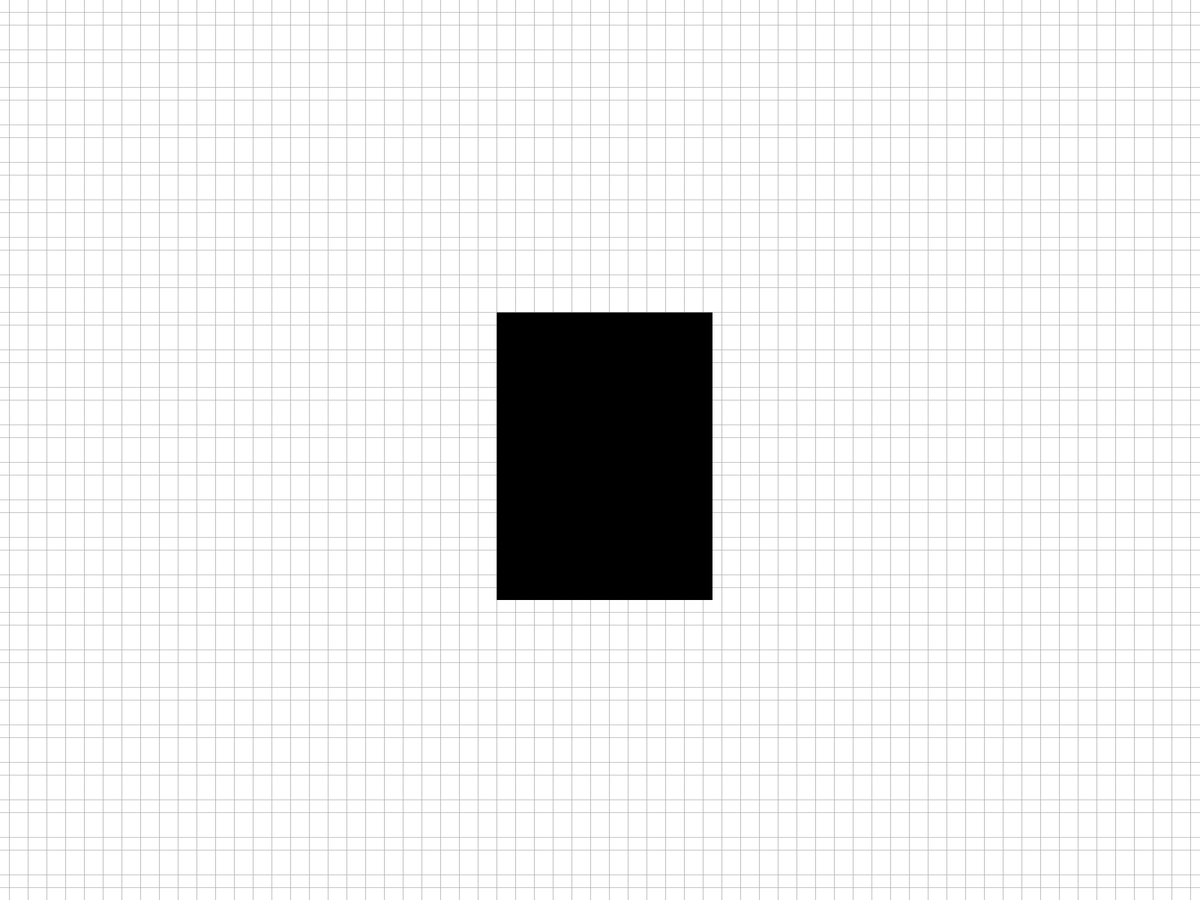
Frame 1 (no input)
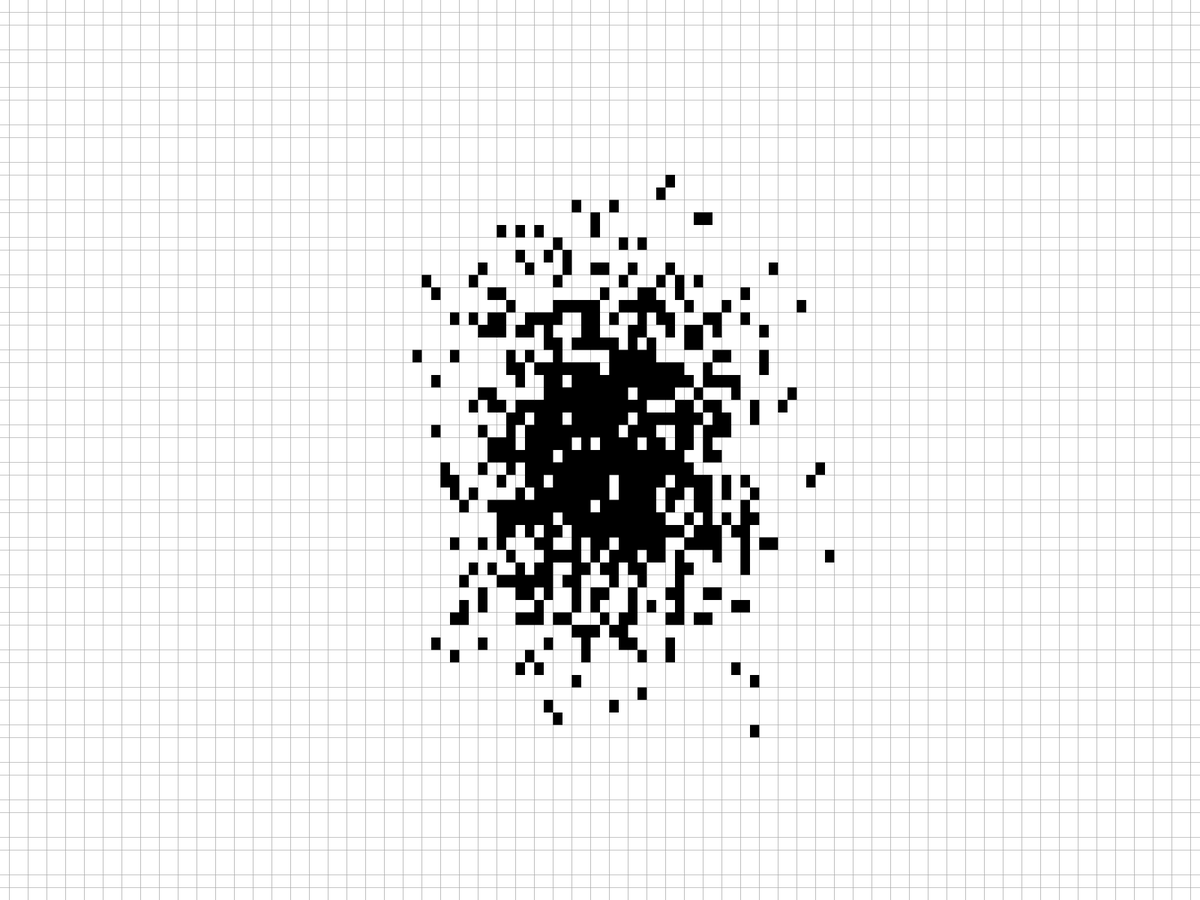
Frame 60 (the mouse pressed at the canvas centre just before this capture)
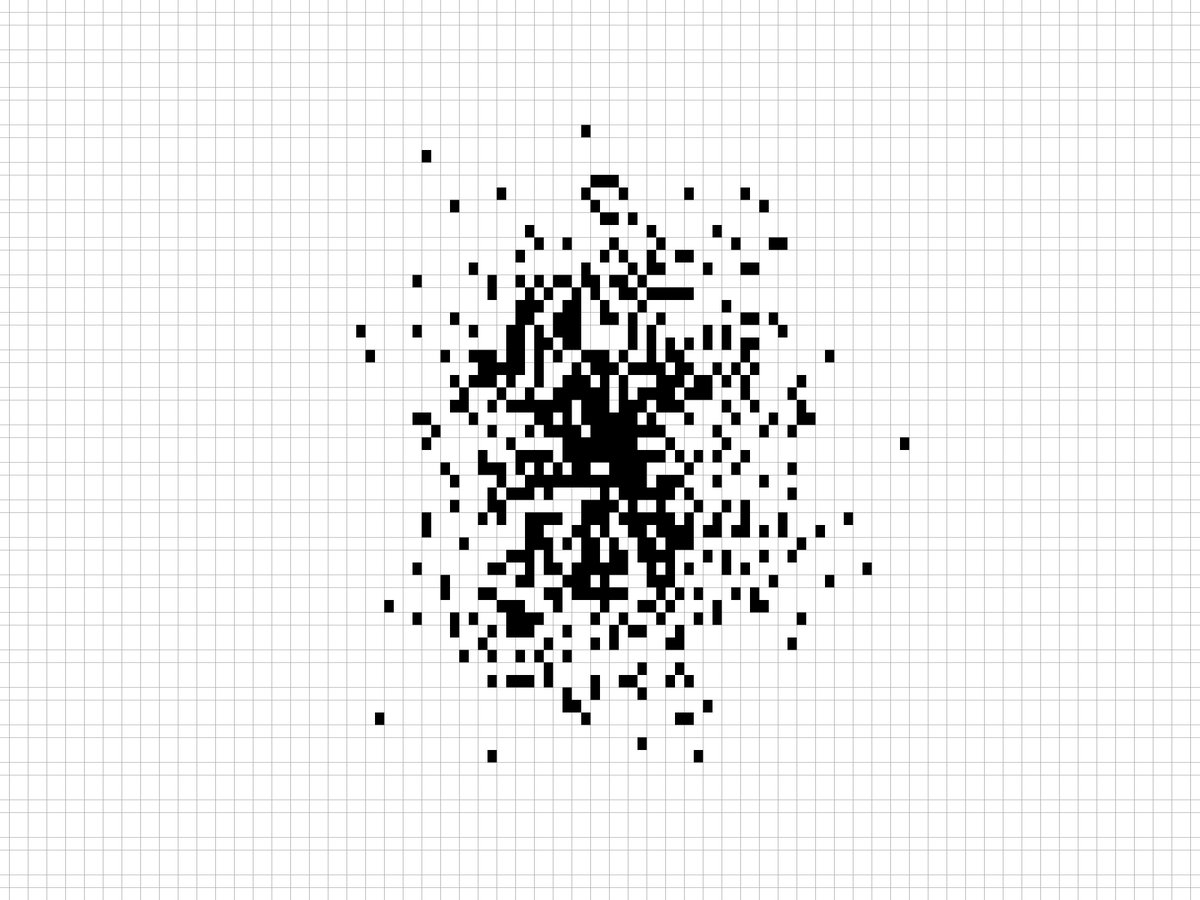
Frame 120 (the mouse held since frame 60 and released just before this capture)

The Processing sketch that drew these frames (run headless with seeded random() and noise(); from frame 60 on, the mouse is pressed at the canvas centre):

// Processing sketch: brownianMovement
// ── brownianMovement.pde
circle[][] circles = new circle[128][72];
float h;
float w;
int frame = 0;
int framesBetween = 1;
void setup() {
  fullScreen();
  h = (float)height/circles[0].length;
  w = (float)width/circles.length;
  colorMode(HSB, 255);
  for(int x = 0; x<circles.length; x++) {
    for(int y = 0; y<circles[0].length; y++) {
      if(circles.length/2.0-circles[0].length/6.0<x && x<circles.length/2.0+circles[0].length/6.0 && circles[0].length/3.0<y && y<circles[0].length*2/3.0) circles[x][y] = new circle(color(0,0,0),x,y);
      else circles[x][y] = new circle(color(0,0,255),x,y);
    }
  }
  noStroke();
  println(height);
  println(width);
}

void draw() {
  background(0);
  for(circle[] col : circles) for(circle c : col) c.show();
  if(frame%framesBetween == framesBetween-1) {
    for(int i = 0; i<50000; i++) {
      int x = (int)random(circles.length);
      int y = (int)random(circles[0].length);
      if(!circles[x][y].isSwitching) {
        int ox, oy;
        float r = random(1);
        float thresh = 0.5;
        if(r<thresh) {
          if(random(1)<0.5) {
            ox = x;
            oy = y-1;
          } else {
            ox = x-1;
            oy = y;
          }
        } else {
          if(random(1)<0.5) {
            ox = x;
            oy = y+1;
          } else {
            ox = x+1;
            oy = y;
          }
        }
        if(0<=ox && ox<circles.length && 0<=oy && oy<circles[0].length && !circles[ox][oy].isSwitching) {
          circles[ox][oy].isSwitching = true;
          circles[x][y].isSwitching = true;
          circle temp = circles[x][y];
          circles[x][y] = circles[ox][oy];
          circles[ox][oy] = temp;
          circles[ox][oy].setX(ox);
          circles[ox][oy].setY(oy);
          circles[x][y].setX(x);
          circles[x][y].setY(y);
        }
      }
    }
    for(circle[] col : circles) for(circle c : col) c.isSwitching = false;
  }
  frame++;
}

// ── circle.pde
class circle {
  color clr;
  private int x,y;
  boolean isSwitching;
  circle(color c, int x, int y) {
    clr = c;
    this.x = x;
    this.y = y;
    isSwitching = false;
  }
  void show() {
    fill(clr);
    rect(x*w,y*h,w,h);
  }
  void setX(int newx) {x = newx;}
  
  void setY(int newy) {y = newy;}
}
